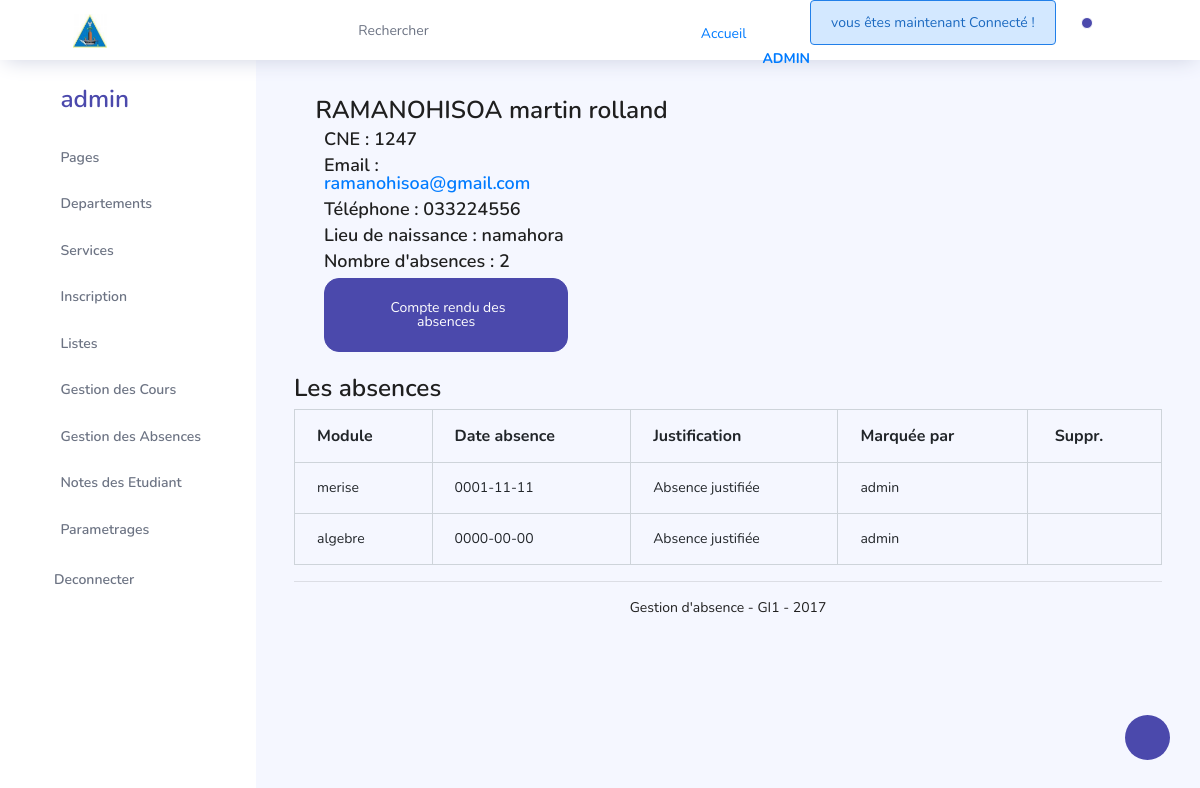
The page /pagesAdmin/pages/GestionAbsence/etudiant.php?id=5 (signed in) on the database its author committed.
### tables this page shows
CREATE TABLE `etudiant` (
  `id` int(11) NOT NULL,
  `id_user` int(11) NOT NULL,
  `cin` varchar(255) NOT NULL,
  `nom` varchar(255) NOT NULL,
  `cne` varchar(255) NOT NULL,
  `prenom` varchar(255) NOT NULL,
  `date_naissance` date NOT NULL,
  `adresse` text NOT NULL,
  `lieu_naissance` varchar(255) NOT NULL,
  `telephone` varchar(255) NOT NULL,
  `email` varchar(255) NOT NULL,
  `fileName` varchar(200) NOT NULL,
  `filiere` text NOT NULL,
  `niveau` text NOT NULL
);

CREATE TABLE `absence` (
  `id` int(11) NOT NULL,
  `id_etudiant` int(11) NOT NULL,
  `crn_horaire` varchar(255) NOT NULL,
  `type_absence` varchar(255) NOT NULL,
  `is_old` tinyint(1) NOT NULL DEFAULT 0,
  `module` varchar(255) DEFAULT NULL,
  `professeur` int(11) DEFAULT NULL,
  `date_absence` date DEFAULT NULL,
  `fileName` varchar(200) NOT NULL
);

### pagesAdmin/pages/GestionAbsence/files/functions.php (called while the page is built, shortened)
<?php
function database()
{
    $host = "127.0.0.1";
    $username = "root";
    $password = "";
    $database = "projetiscamen";
    $db = new PDO("mysql:host=" . $host . ";dbname=" . $database, $username, $password,
        array(
            PDO::MYSQL_ATTR_INIT_COMMAND => 'SET NAMES UTF8',
            PDO::ATTR_ERRMODE => PDO::ERRMODE_SILENT
        )
    );
    return $db;
}
function getEtudiant($id)
{
    $student = "";
    $db = database();
    $sttm = $db->prepare("SELECT * FROM etudiant where id=:id");
    $sttm->bindParam(':id', $id);
    if ($sttm->execute()) {
        $student = $sttm->fetch(PDO::FETCH_ASSOC);
        return $student;
    }
    return $student;
}
function calculerAbsences($id)
{
    $nombreAbsences = 0;
    $db = database();
    $sttm = $db->prepare("SELECT count(id_etudiant) FROM absence where id_etudiant=:id and is_old=0 ");
    $sttm->bindParam(':id', $id);
    if ($sttm->execute()) {
        $nombreAbsences = $sttm->fetch(PDO::FETCH_ASSOC);
        return $nombreAbsences;
    }
    return $nombreAbsences;
}
function listAbsenceParEtudiant($id)
{
    $absences_ = $absences = [];
    $db = database();
    $sttm = $db->prepare("SELECT * FROM absence where id_etudiant=:id and is_old=0");
    $sttm->bindParam(":id", $id);
    if ($sttm->execute()) {
        $absences_ = $sttm->fetchAll();
        foreach ($absences_ as $a) {
            $sttm2 = $db->prepare("SELECT * FROM professeur where id=:id");
            $sttm2->bindParam(":id", $a["professeur"]);
            if ($sttm2->execute()) {
                $professeur = $sttm2->fetch(PDO::FETCH_ASSOC);
                if(!empty($professeur))
                {
                    $a["nom_prof"] = $professeur["nom"];
                    $a["prenom_prof"] = $professeur["prenom"];
                }else{
                    $a['nom_prof'] = 'admin';
                    $a['prenom_prof'] = '';
                }
                $absences [] = $a;
            }
        }
        return $absences;
    }
    return $absences;
}

### pagesAdmin/pages/GestionAbsence/etudiant.php (the view, shortened to what this page needs)
<?php
require "header.php";
$etudiant = getEtudiant($_GET["id"]);
$nombreAbsences = calculerAbsences($_GET["id"]);
$absences = listAbsenceParEtudiant($_GET["id"]);
?>
<div class="main-panel">
    <div class="content-wrapper">
        <div class="container">
            <div class="row">
                <div class="col-md-8 col-md-offset-2">
                    <h3><i class="fa fa-user-circle-o"></i> <?=$etudiant["nom"] ?> <?=$etudiant["prenom"] ?></h3>
                    <div class="col-md-6">
                        <div class="panel panel-default">
                            <div class="panel-body">
                                <h4>CNE : <?= $etudiant["cne"]; ?></h4>
                                <h4>Email : <a target="_blank" href="mailto:<?=$etudiant["email"]; ?>"><?= $etudiant["email"]; ?></a></h4>
                                <h4>Téléphone : <?= $etudiant["telephone"]; ?></h4>
                                <h4>Lieu de naissance : <?= $etudiant["lieu_naissance"]; ?></h4>
                            </div>
                        </div>
                    </div>
                    <div class="col-md-6">
                        <h4>Nombre d'absences : <span class="label label-info"><?=$nombreAbsences["count(id_etudiant)"] ?></span></h4>
                        <div class="form-group">
                            <a href="absence_etudiant_pdf.php?id=<?=$etudiant["id"]; ?>" class="btn btn-primary btn-lg"><i class="fa fa-file-pdf-o"></i> Compte rendu des absences</a>
                        </div>
                    </div>
                </div>
            </div>
            <div class="row">
                <h3>Les absences</h3>
                <table class="table table-bordered" >
                    <tr>
                        <th>Module</th>
                        <th>Date absence</th>
                        <th>Justification</th>
                        <th>Marquée par</th>
                        <?php if($_SESSION["type"] == "admin"): ?>
                            <th><i class="fa fa-trash-o"></i> Suppr.</th>
                        <?php endif; ?>
                    </tr>
                    <?php foreach($absences as $a): ?>
                    <tr>
                        <td><?=$a["module"] ?></td>
                        <td><?=$a["date_absence"] ?></td>
                        <td><?=$a["type_absence"] ?></td>
                        <td><?=$a["nom_prof"] ?> <?=$a["prenom_prof"] ?></td>
                        <?php if($_SESSION["type"] == "admin"): ?>
                            <td><a href="deleteAbsence.php?id=<?=$a['id'] ?>"><i class="fa fa-trash"></i></a></td>
                        <?php endif; ?>
                    </tr>
                    <?php endforeach; ?>
                </table>
            </div>
        </div>
        <?php require "footer.php"; ?>
    </div>
</div>

### pagesAdmin/pages/GestionAbsence/etudiant.php (style rules this page uses)
.main-panel { margin-left: 16rem; }

### rows shown on the page
etudiant: nom "RAMANOHISOA", prenom "martin rolland", cne "1247", email "ramanohisoa@gmail.com", telephone "033224556", lieu_naissance "namahora"
absence: module "merise", date_absence "0001-11-11", type_absence "Absence justifiée", nom_prof "admin"
absence: module "algebre", date_absence "0000-00-00", type_absence "Absence justifiée", nom_prof "admin"

### other values the page prints
$_SESSION["message"] "vous êtes maintenant Connecté !"
$_SESSION['login'] "admin"
$nombreAbsences["count(id_etudiant)"] "2"
